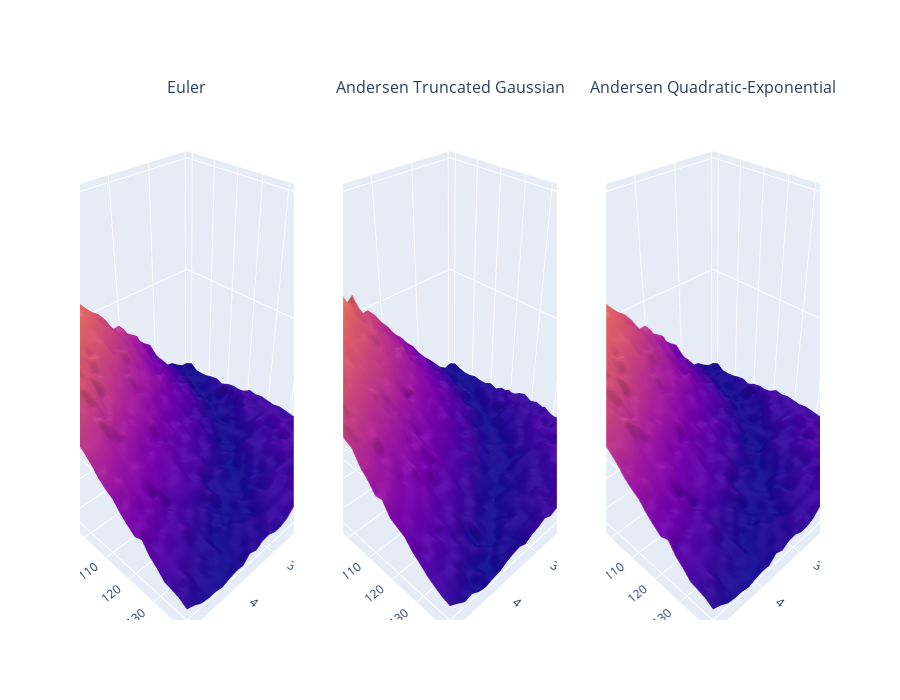

The notebook cell saved with this chart:
### Code cell
import plotly.graph_objects as go
import plotly.express as px
from plotly.subplots import make_subplots

fig = make_subplots(rows=1, cols=3, specs=[[{'type':'surface'}, {'type':'surface'}, {'type':'surface'}]], subplot_titles = ['Euler', 'Andersen Truncated Gaussian', 'Andersen Quadratic-Exponential'], shared_xaxes=True)


max_error = max(test2_euler.values.max(), test2_anderson_tg.values.max(), test2_anderson_qe.values.max())
min_error  =min(test2_euler.values.min(), test2_anderson_tg.values.min(), test2_anderson_qe.values.min())

fig.add_trace(go.Surface(z=test2_euler.values, x=test2_euler.columns, y=test2_euler.index, showscale=False), row=1, col=1, )
fig.add_trace(go.Surface(z=test2_anderson_tg.values, x=test2_anderson_tg.columns, y=test2_anderson_tg.index, showscale=False), row=1, col=2)
fig.add_trace(go.Surface(z=test2_anderson_qe.values, x=test2_anderson_qe.columns, y=test2_anderson_qe.index, showscale=False), row=1, col=3)
fig.update_scenes(xaxis_title_text='T',  
                  yaxis_title_text='Strike',  
                  zaxis_title_text='error',
                     zaxis = dict(nticks=4, range=[min_error*(1.02),max_error*(1.02)]))

fig.update_layout(
    height=700);
fig.show()

### Figure 1 — Plotly figure (JSON) as saved in the notebook; plotly's stock layout.template omitted (floating-point values rounded to 4 significant figures; data arrays with more than 128 entries replaced by an {"elided": "..."} marker saying what was removed)
{"data": [{"scene": "scene", "showscale": false, "type": "surface", "x": [0.1, 0.269, 0.4379, 0.6069, 0.7759, 0.9448, 1.114, 1.283, 1.452, 1.621, 1.79, 1.959, 2.128, 2.297, 2.466, 2.634, 2.803, 2.972, 3.141, 3.31, 3.479, 3.648, 3.817, 3.986, 4.155, 4.324, 4.493, 4.662, 4.831, 5], "y": [60, 62.76, 65.52, 68.28, 71.03, 73.79, 76.55, 79.31, 82.07, 84.83, 87.59, 90.34, 93.1, 95.86, 98.62, 101.4, 104.1, 106.9, 109.7, 112.4, 115.2, 117.9, 120.7, 123.4, 126.2, 129.0, 131.7, 134.5, 137.2, 140], "z": {"elided": "30x30 float values"}}, {"scene": "scene2", "showscale": false, "type": "surface", "x": [0.1, 0.269, 0.4379, 0.6069, 0.7759, 0.9448, 1.114, 1.283, 1.452, 1.621, 1.79, 1.959, 2.128, 2.297, 2.466, 2.634, 2.803, 2.972, 3.141, 3.31, 3.479, 3.648, 3.817, 3.986, 4.155, 4.324, 4.493, 4.662, 4.831, 5], "y": [60, 62.76, 65.52, 68.28, 71.03, 73.79, 76.55, 79.31, 82.07, 84.83, 87.59, 90.34, 93.1, 95.86, 98.62, 101.4, 104.1, 106.9, 109.7, 112.4, 115.2, 117.9, 120.7, 123.4, 126.2, 129.0, 131.7, 134.5, 137.2, 140], "z": {"elided": "30x30 float values"}}, {"scene": "scene3", "showscale": false, "type": "surface", "x": [0.1, 0.269, 0.4379, 0.6069, 0.7759, 0.9448, 1.114, 1.283, 1.452, 1.621, 1.79, 1.959, 2.128, 2.297, 2.466, 2.634, 2.803, 2.972, 3.141, 3.31, 3.479, 3.648, 3.817, 3.986, 4.155, 4.324, 4.493, 4.662, 4.831, 5], "y": [60, 62.76, 65.52, 68.28, 71.03, 73.79, 76.55, 79.31, 82.07, 84.83, 87.59, 90.34, 93.1, 95.86, 98.62, 101.4, 104.1, 106.9, 109.7, 112.4, 115.2, 117.9, 120.7, 123.4, 126.2, 129.0, 131.7, 134.5, 137.2, 140], "z": {"elided": "30x30 float values"}}], "layout": {"annotations": [{"font": {"size": 16}, "showarrow": false, "text": "Euler", "x": 0.1444, "xanchor": "center", "xref": "paper", "y": 1, "yanchor": "bottom", "yref": "paper"}, {"font": {"size": 16}, "showarrow": false, "text": "Andersen Truncated Gaussian", "x": 0.5, "xanchor": "center", "xref": "paper", "y": 1, "yanchor": "bottom", "yref": "paper"}, {"font": {"size": 16}, "showarrow": false, "text": "Andersen Quadratic-Exponential", "x": 0.8556, "xanchor": "center", "xref": "paper", "y": 1, "yanchor": "bottom", "yref": "paper"}], "height": 700, "scene": {"domain": {"x": [0, 0.2889], "y": [0, 1]}, "xaxis": {"title": {"text": "T"}}, "yaxis": {"title": {"text": "Strike"}}, "zaxis": {"nticks": 4, "range": [0.0001767, 1.027], "title": {"text": "error"}}}, "scene2": {"domain": {"x": [0.3556, 0.6444], "y": [0, 1]}, "xaxis": {"title": {"text": "T"}}, "yaxis": {"title": {"text": "Strike"}}, "zaxis": {"nticks": 4, "range": [0.0001767, 1.027], "title": {"text": "error"}}}, "scene3": {"domain": {"x": [0.7111, 1], "y": [0, 1]}, "xaxis": {"title": {"text": "T"}}, "yaxis": {"title": {"text": "Strike"}}, "zaxis": {"nticks": 4, "range": [0.0001767, 1.027], "title": {"text": "error"}}}}}
